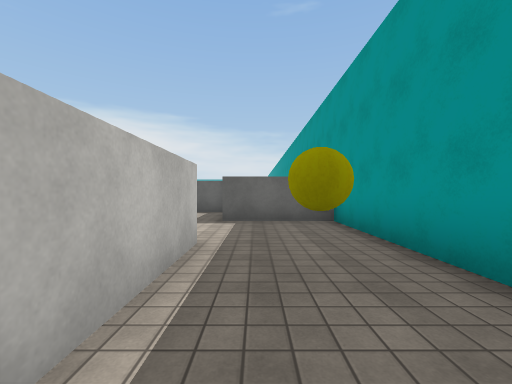
View 1 (above)

24 first-person views from a walk through a 3-D level made in the Unity game engine. The camera is 1.3 m above the floor, looks level and sees 90° across. The floor is counted in squares, 2 m on a side. Each view is taken from the middle of a square. On the plan, view 1 faces up. The plan holds only what a view shows up to about 9 squares ahead; the rest is blank. The place goes on beyond the plan. The player is left out. Some animated figures are left out. Surface patterns are stand-ins for the level's own textures.

View 2
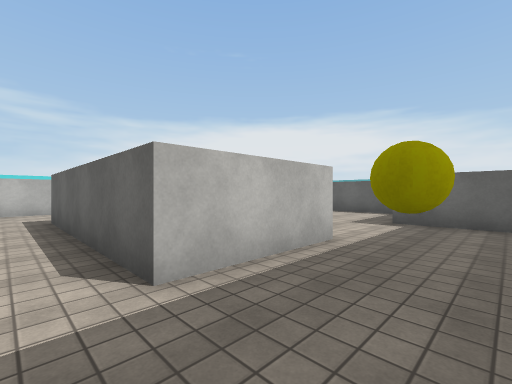

View 3
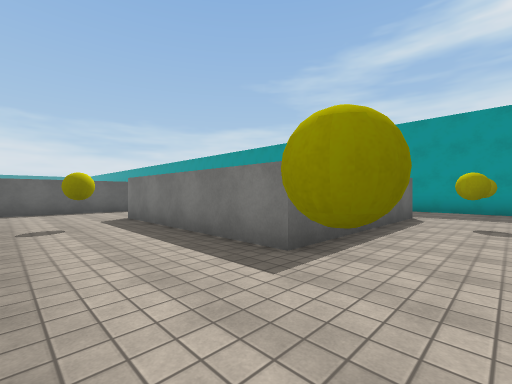

View 4
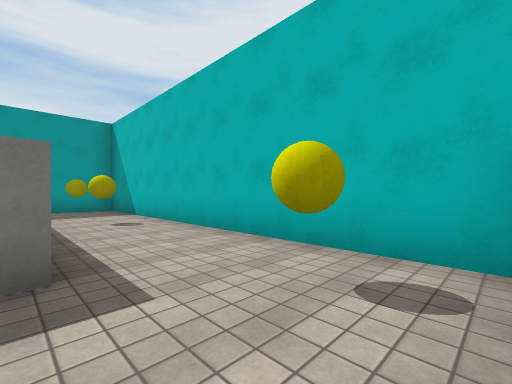

View 5
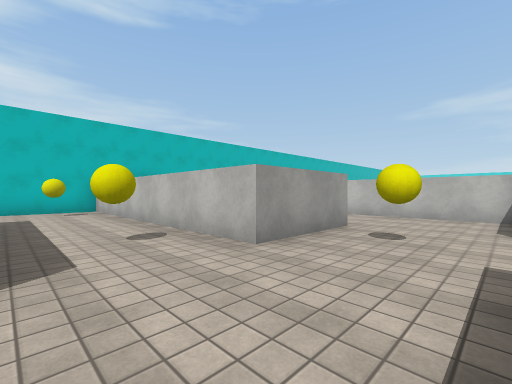

View 6
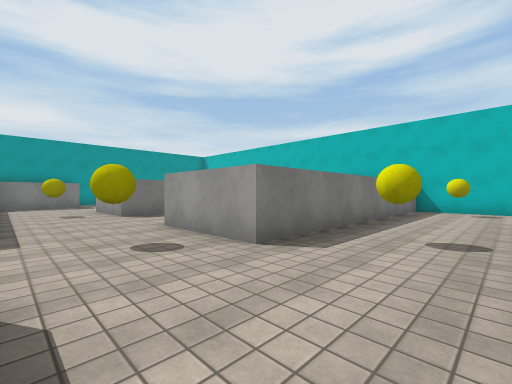

View 7
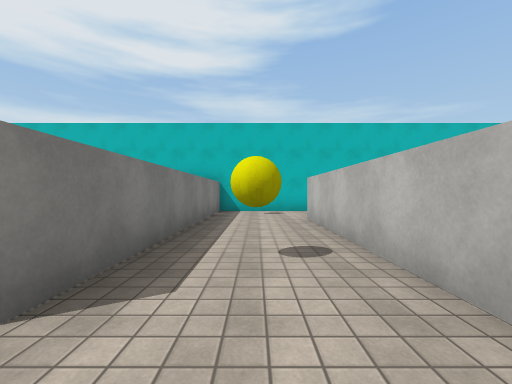

View 8
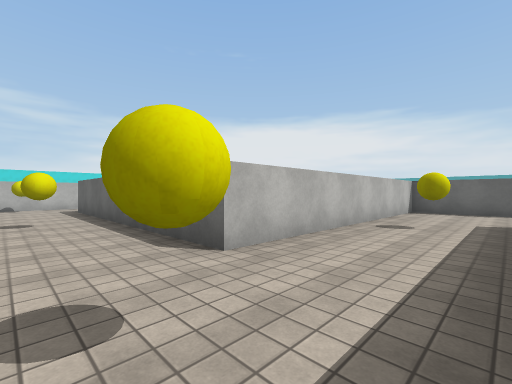

View 9
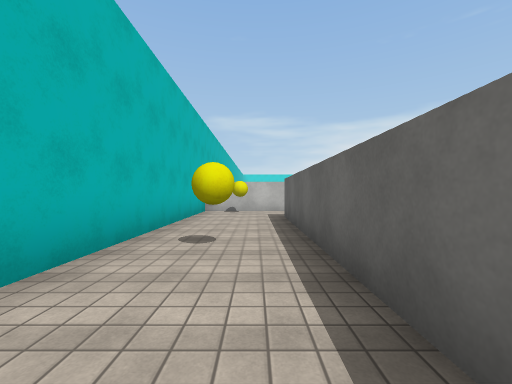

View 10
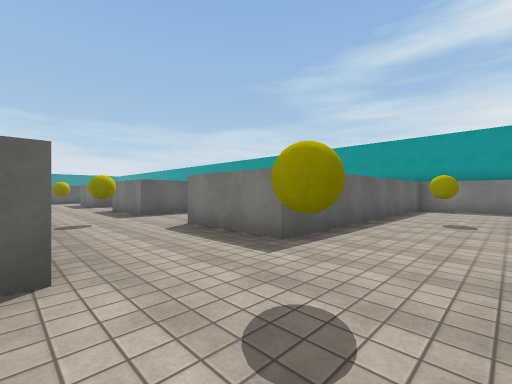

View 11
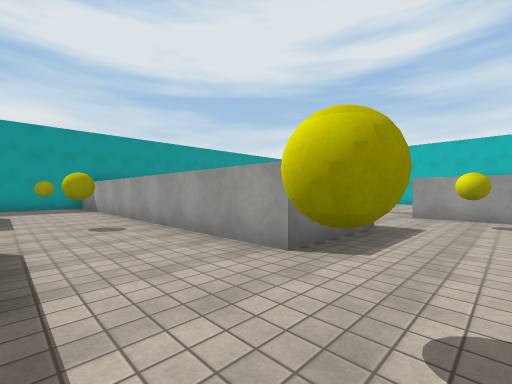

View 12
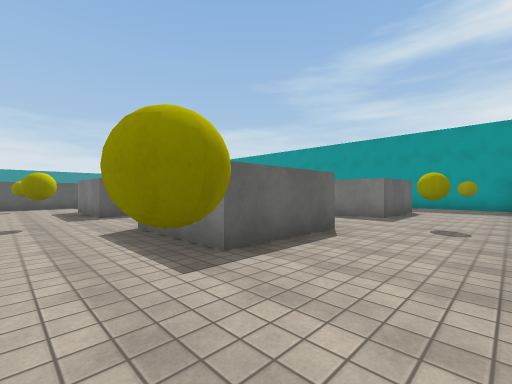

View 13
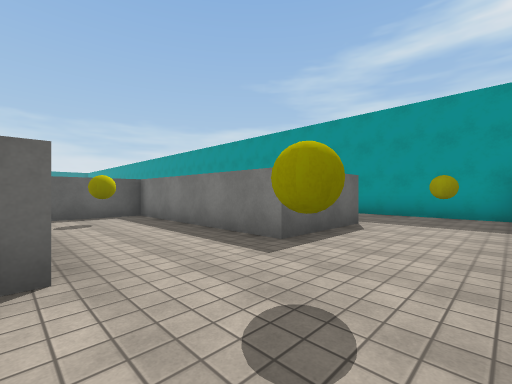

View 14
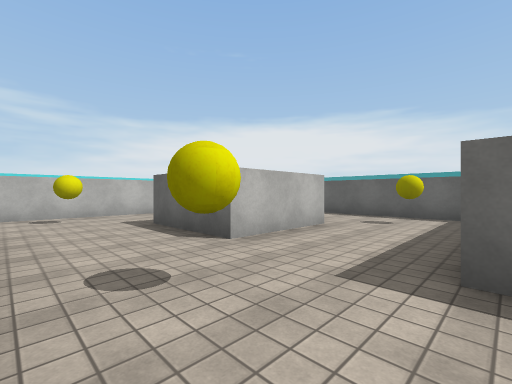

View 15
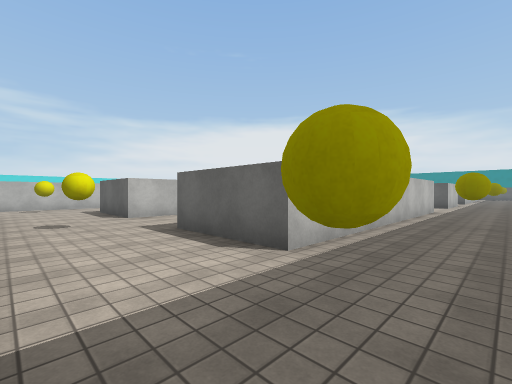

View 16
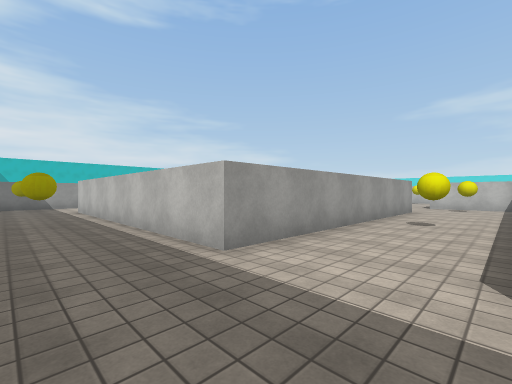

View 17
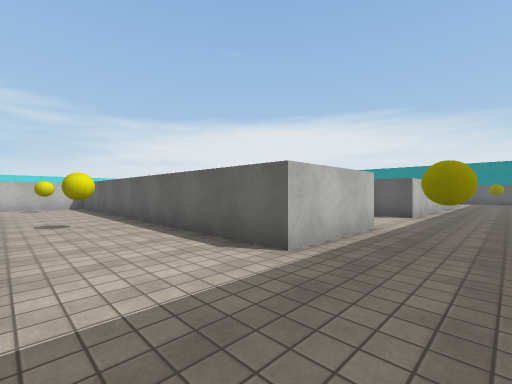

View 18
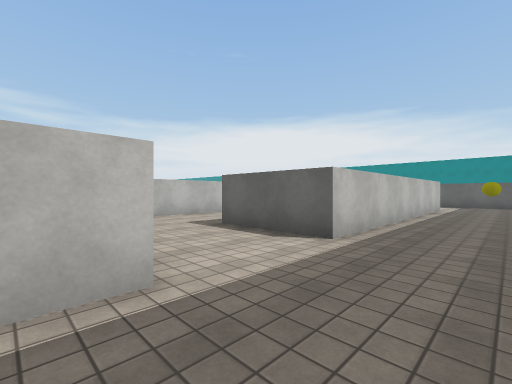

View 19
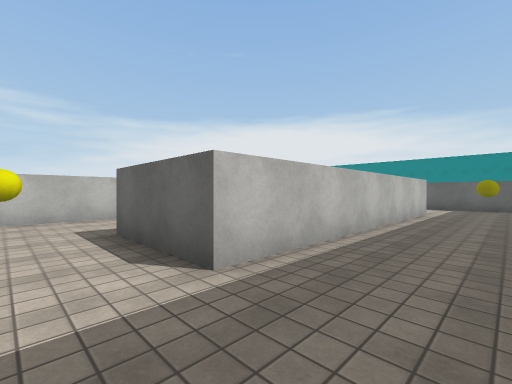

View 20
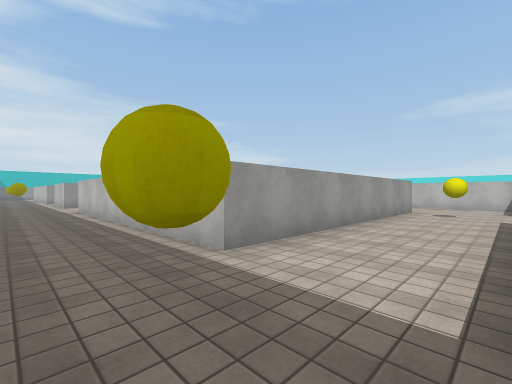

View 21
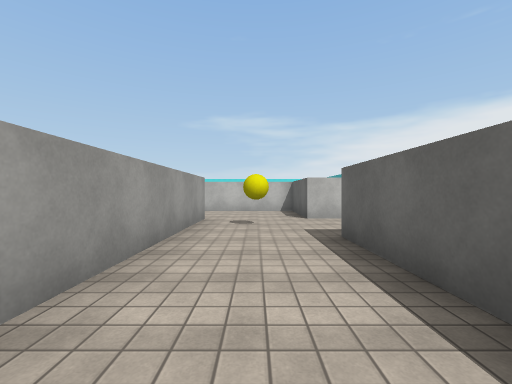

View 22
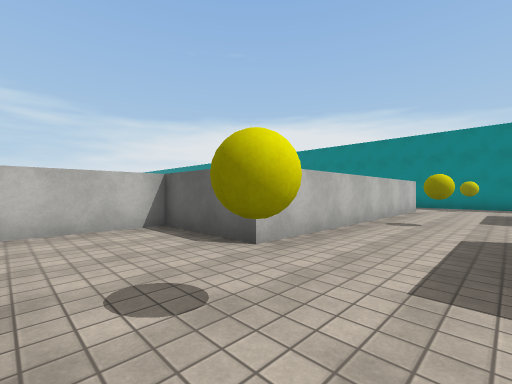

View 23
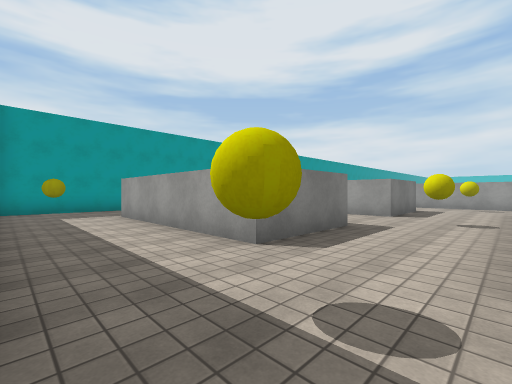

View 24
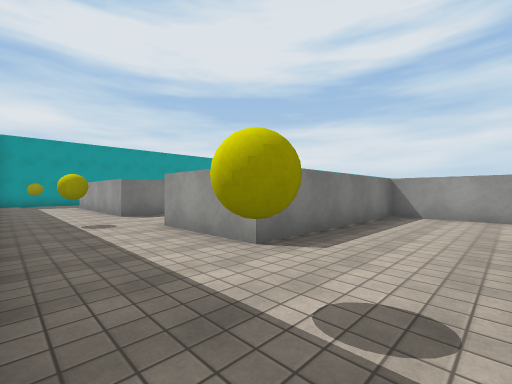

### Floor plan
Points are (right, up) in squares from view 1. A wall is a line through its corners. A room is listed if a view was taken in it or the views show most of it. See-through windows are left out.
Room 1 (views 1, 2, 3, 4, 5, 6, 7, 8, 9, 10)
walls: (-10.6, 8.2) (-13.3, 8.2) (-13.3, 0.8) (-20.8, 0.8); (-0.7, 3.2) (-0.7, 0.8) (-5.8, 0.8) (-5.8, 5.7); (-13.9, -1.7) (-10.8, -1.7) (-10.8, 5.7) (-8.2, 5.7) (-8.2, -1.7) (1.8, -1.7) (1.8, 5.8) (-0.7, 5.8) (-0.7, 8.2) (-8.2, 8.2); (-21.5, -1.7) (-15.6, -1.7)
low walls: (-5.8, 5.7) (-3.2, 5.7)
ways out: opening at (-9.5, 9.5) to room 2
objects: yellow ball (-17, -1); yellow ball (-12, -1); yellow ball (-12, 4); yellow ball (-10, 7); yellow ball (-7, -1); yellow ball (-7, 4); yellow ball (-5, 7); yellow ball (-2, -1); yellow ball (0, 2); yellow ball (1, -1)
Room 2 (views 11, 12, 13, 14, 15, 16, 17, 18, 19, 20, 21, 22, 23, 24)
walls: (-5.7, 30.2) (-5.7, 27); (-10.7, 23) (-10.7, 21); (-8.2, 35.8) (-0.7, 35.8) (-0.7, 28.3) (-3.2, 28.3); (-8.2, 20.8) (-0.7, 20.8) (-0.7, 13.2) (-3.2, 13.2) (-3.2, 18.3) (-8.2, 18.3) (-8.2, 20.8); (-0.7, 25.8) (-0.7, 23.3) (-10, 23.3); (-3.2, 38.3) (-5.8, 38.3) (-5.8, 40.7) (-4.5, 40.7); (-13, 40.7) (-10.8, 40.7) (-10.8, 45.7) (-8.2, 45.7) (-8.2, 38.3) (-10.7, 38.3) (-10.7, 35.2); (-5.7, 15.9) (-5.7, 13.2) (-8.2, 13.2) (-8.2, 15.8); (1, 38.3) (-0.5, 38.3); (-10.7, 14.4) (-10.7, 11); (-5.8, 43.2) (-5.8, 45.7) (-0.8, 45.7); (1.8, 45) (1.8, 48); (-8.2, 8.2) (-8.2, 10.7) (1, 10.7); (1.8, 11) (1.8, 14.4)
ways out: opening at (-9.5, 9.5) to room 1; opening at (-4.5, 29.5)
objects: yellow ball (-12, 47); yellow ball (-10, 12); yellow ball (-10, 17); yellow ball (-10, 22); yellow ball (-7, 37); yellow ball (-7, 42); yellow ball (-7, 47); yellow ball (-5, 12); yellow ball (-5, 17); yellow ball (-5, 22); yellow ball (-5, 27); yellow ball (0, 12); yellow ball (0, 17); yellow ball (0, 37); yellow ball (0, 47); yellow ball (1, 24)

Positions as (right, up) in squares from view 1, and headings:
1: (0, 0), facing up
2: (1, 0), facing up-left
3: (-8, -1), facing up-right
4: (-8, 1), facing down-right
5: (-6, 8), facing down-left
6: (-13, 8), facing down-right
7: (-12, 7), facing down
8: (-11, -1), facing up-left
9: (-14, 0), facing left
10: (-11, 6), facing up-right
11: (-10, 13), facing down-right
12: (-10, 11), facing up-right
13: (-6, 11), facing up-right
14: (-3, 11), facing up-left
15: (1, 11), facing up-left
16: (1, 23), facing down-left
17: (1, 21), facing up-left
18: (1, 25), facing up-left
19: (1, 27), facing up-left
20: (1, 38), facing down-left
21: (-2, 37), facing left
22: (-6, 36), facing up-left
23: (-8, 48), facing down-right
24: (-13, 48), facing down-right
